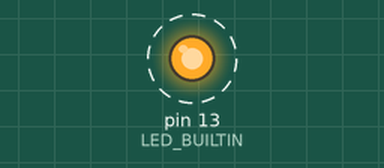
Simulated run of this sketch. Board: Arduino Uno, built with avr-gcc and run on an emulated ATmega328P. Shown: output pins drawn as LEDs (lit = HIGH). Dashed ring = blinking. What the sketch prints to the serial monitor is not drawn.

Above: at 0.5 s.
Timing chart, 0 to 4.6 s (numbered marks = the images above):
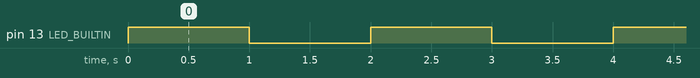

Measured:
- by itself, pin 13 (LED_BUILTIN): alternates HIGH for 1.0 s and LOW for 1.0 s

The sketch:

say_hi_to_pie.ino
```cpp
String data="Hello From Arduino!";

void setup() {

  // initialize digital pin LED_BUILTIN as an output.
  pinMode(LED_BUILTIN, OUTPUT);
  // put your setup code here, to run once:
  Serial.begin(9600);

}

void loop() {
  // put your main code here, to run repeatedly:
  Serial.println(data);//data that is being Sent
  digitalWrite(LED_BUILTIN, HIGH);   // turn the LED on (HIGH is the voltage level)
  delay(1000);                       // wait for a second
  digitalWrite(LED_BUILTIN, LOW);    // turn the LED off by making the voltage LOW
  delay(1000);
}
```
